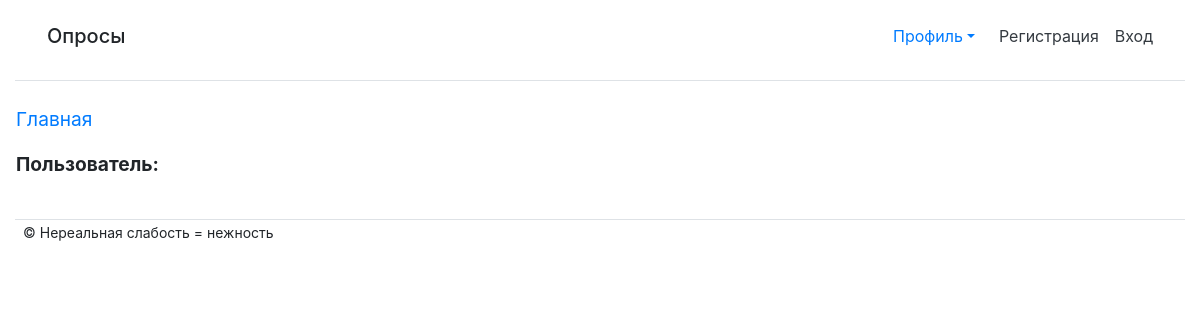
/polls/, run on an earlier commit of the app's database.
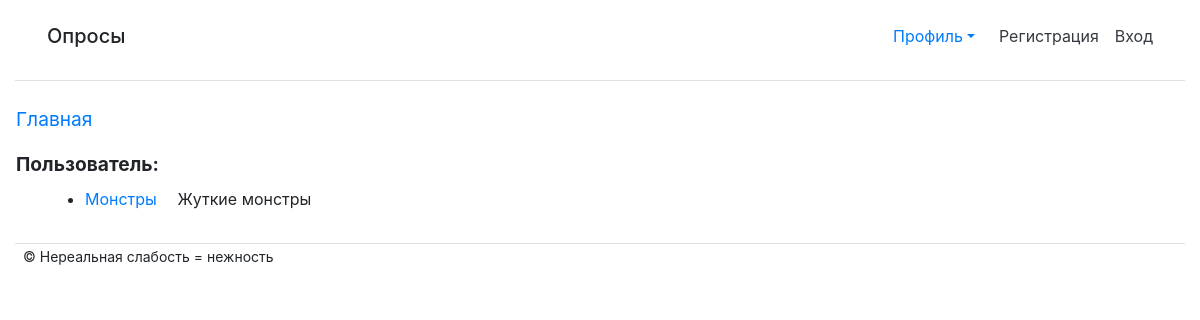
And on a later commit of the database.
### polls/models.py (models this page shows, shortened)
class Question(models.Model):
    question_text = models.CharField(max_length=200, verbose_name='Название опроса')
    pub_date = models.DateTimeField('date published')
    description_question = models.CharField(max_length=200, verbose_name='Краткое описание')
    description_choice = models.CharField(max_length=200, verbose_name='Подробное описание')
    img = models.ImageField(max_length=200, verbose_name='Картинка', upload_to=get_name_file, blank=True, null=True,
                            validators=[FileExtensionValidator(allowed_extensions=['png', 'jpg', 'jpeg'])])
    def was_published_recently(self):
        return self.pub_date >= timezone.now() - datetime.timedelta(days=1)

### polls/views.py (the view)
# urls.py: path('', views.IndexView.as_view(), name='index'),
class IndexView(generic.ListView):
    template_name = 'index.html'
    context_object_name = 'latest_question_list'
    def get_queryset(self):
        return Question.objects.order_by('-pub_date')

### polls/templates/index.html (shortened to what this page needs)
{% extends "base.html" %}
{% block content %}
{% if not user.is_staff%}
{% if latest_question_list %}
<ul>
    {% for question in latest_question_list %}
    {% if question.was_published_recently %}
    <li><a href="{% url 'polls:detail' question.id %}">{{question.question_text}}</a>&emsp;
        {{question.description_question}}
    </li>
    {% endif %}
    {% endfor %}
</ul>
{% else %}
<p>
    Нет вопросов!
</p>
{% endif %}
{% endif %}
{% endblock %}

### polls/templates/base.html (shortened to what this page needs)
{% load static %}
{% load bootstrap4 %}
{% load thumbnail %}
<!DOCTYPE html>
<html lang="en">
<head>
    <link rel="stylesheet" type="text/css" href="{% static 'style.css' %}">
    {% bootstrap_css %}
</head>
<body>
<div class="container-fluid">
    <div class="d-flex flex-column flex-md-row p-3 px-md-4 mb-3  bg-white border-bottom box-shadow">
        <h5 class="mr-md-auto p-2">Опросы</h5>
        <div class="nav-item dropdown">
            <a class="nav-link dropdown-toggle" href="#" data-toggle="dropdown" aria-haspopup="true"
               aria-expanded="false">Профиль</a>
        </div>
        {% if not user.is_authenticated %}
        <a class="p-2 text-dark" href="{% url 'polls:register' %}">Регистрация</a>
        <a class="p-2 text-dark" href="{% url 'login' %}">Вход</a>
        {% endif %}
    </div>
    <div class="row">
        <nav class="col-md-auto nav flex-column">
            <a class="nav-link root" href="{% url 'polls:index'  %}">Главная</a>
            <span class="nav-link root font-weight-bold">
               Пользователь: {{ user.get_username }} <img src="{% thumbnail user.avatar 'default' %}">
           </span>
        </nav>
        <div class="container">
            {% block content %}
            {% endblock %}
        </div>
    </div>
    <footer class="mt-3 border-top">
        <small class="p-2"> &copy; Нереальная слабость = нежность
        </small>
    </footer>
</div>
</body>
</html>

### polls/static/style.css (style rules this page uses)
.root { font-size: larger; }

What changed in the data, as far as the page shows it:
added Question: question_text "Монстры", description_question "Жуткие монстры"
